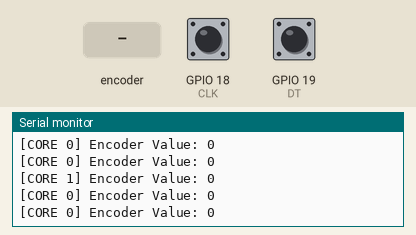
This sketch was run on a simulated ESP32. Shown: the last lines printed to the serial monitor. Inputs (shaded band) come from the test bench; at power-on: GPIO 18 (CLK) HIGH, GPIO 19 (DT) HIGH.

Above: at 1.2 s.
1.3 s: rotary encoder on GPIO 18 (CLK) / GPIO 19 (DT) turned 1 step (first pin leading)
At 1.56 s:
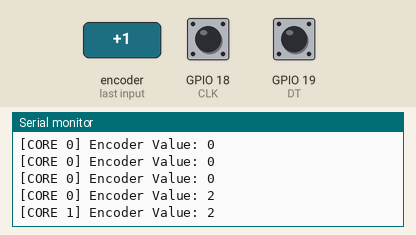
3.0 s: rotary encoder on GPIO 18 (CLK) / GPIO 19 (DT) turned 1 step (first pin leading)
At 3.16 s:
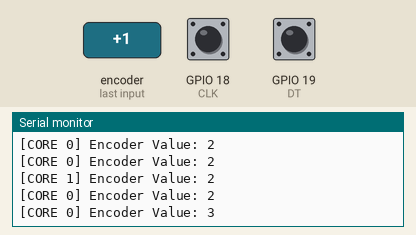
Timing chart, 0 to 6.0 s (numbered marks = the images above; inputs shaded):
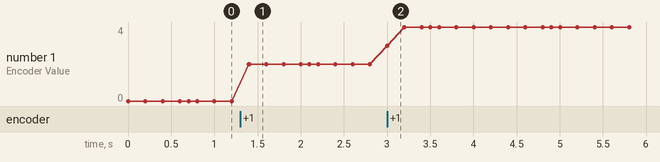

The sketch:

Main.ino
```cpp
#include <Arduino.h>
#include <freertos/FreeRTOS.h>
#include <freertos/task.h>

// Encoder Pins
#define CLK 18
#define DT  19

// Task Handles
TaskHandle_t TaskEncoderCore0;
TaskHandle_t TaskEncoderCore1;

volatile int encoderValue = 0;
int lastCLKState;

void IRAM_ATTR readEncoder() {
  int currentCLK = digitalRead(CLK);
  int currentDT  = digitalRead(DT);

  if (currentCLK != lastCLKState) {
    if (currentDT != currentCLK) encoderValue++;
    else encoderValue--;
  }
  lastCLKState = currentCLK;
}

// Task di Core 0
void Task_ReadEncoder_Core0(void *pvParameters) {
  for(;;){
    Serial.printf("[CORE 0] Encoder Value: %d\n", encoderValue);
    vTaskDelay(pdMS_TO_TICKS(200));
  }
}

// Task di Core 1
void Task_ReadEncoder_Core1(void *pvParameters) {
  for(;;){
    Serial.printf("[CORE 1] Encoder Value: %d\n", encoderValue);
    vTaskDelay(pdMS_TO_TICKS(700));
  }
}

void setup() {
  Serial.begin(115200);

  pinMode(CLK, INPUT_PULLUP);
  pinMode(DT, INPUT_PULLUP);

  lastCLKState = digitalRead(CLK);

  attachInterrupt(digitalPinToInterrupt(CLK), readEncoder, CHANGE);

  xTaskCreatePinnedToCore(Task_ReadEncoder_Core0, "EncoderCore0", 2048, NULL, 1, &TaskEncoderCore0, 0);
  xTaskCreatePinnedToCore(Task_ReadEncoder_Core1, "EncoderCore1", 2048, NULL, 1, &TaskEncoderCore1, 1);

  Serial.println("Dual-Core Encoder Read Started");
}

void loop() {}
```

Measured:
- after the input at 1.3 s, the serial monitor: prints a new line after 0.10 s (image 1)
- after the input at 3.0 s, the serial monitor: prints a new line at once (image 2)
- plotted number 1: 0 → 2 after the input at 1.3 s, 2 → 4 after the input at 3.0 s
